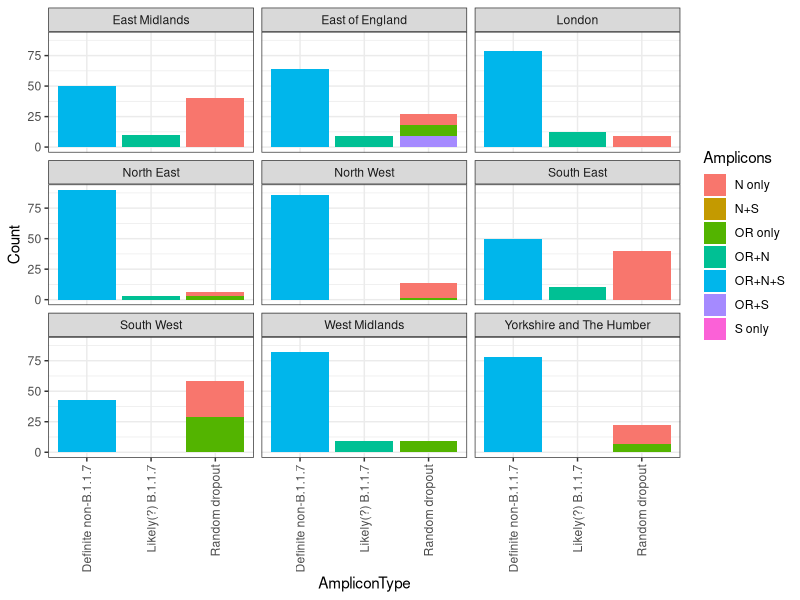
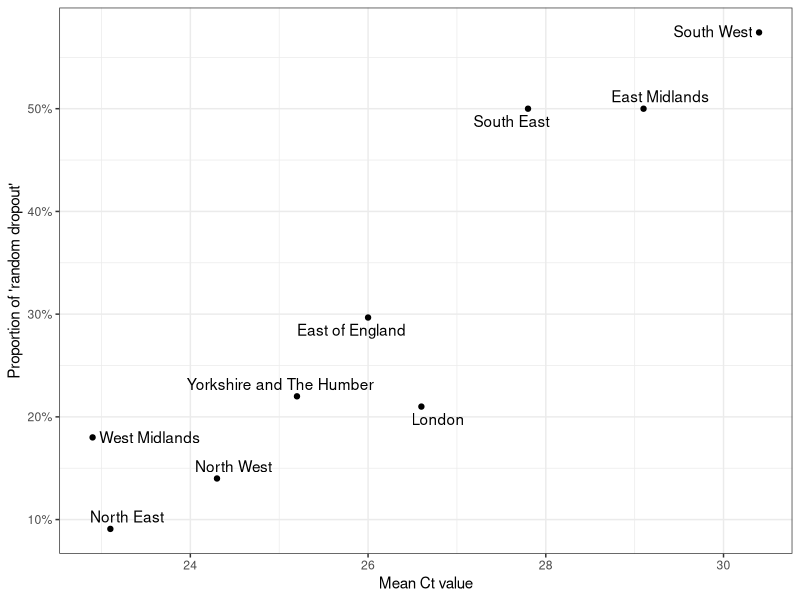
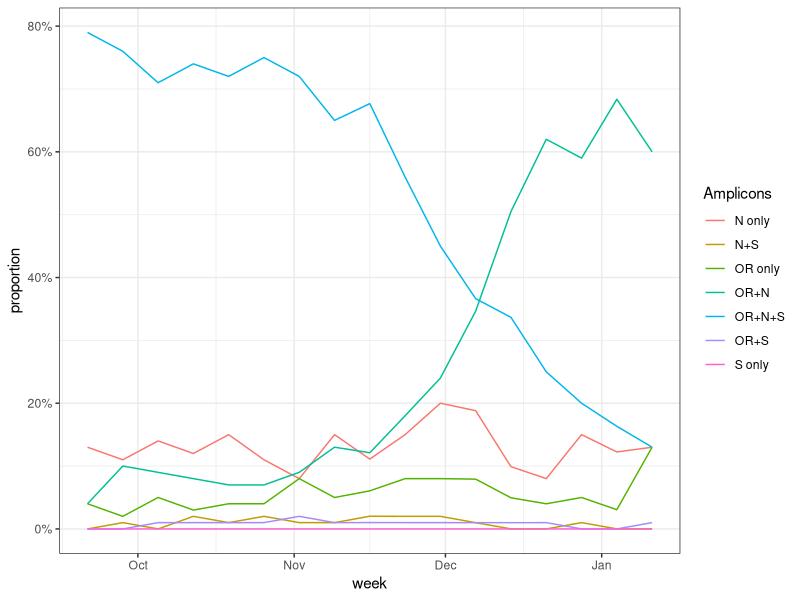
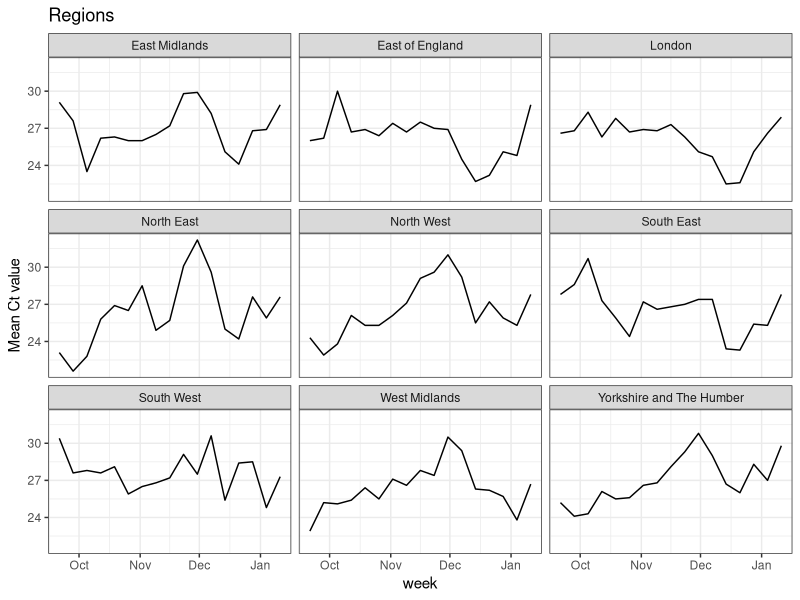
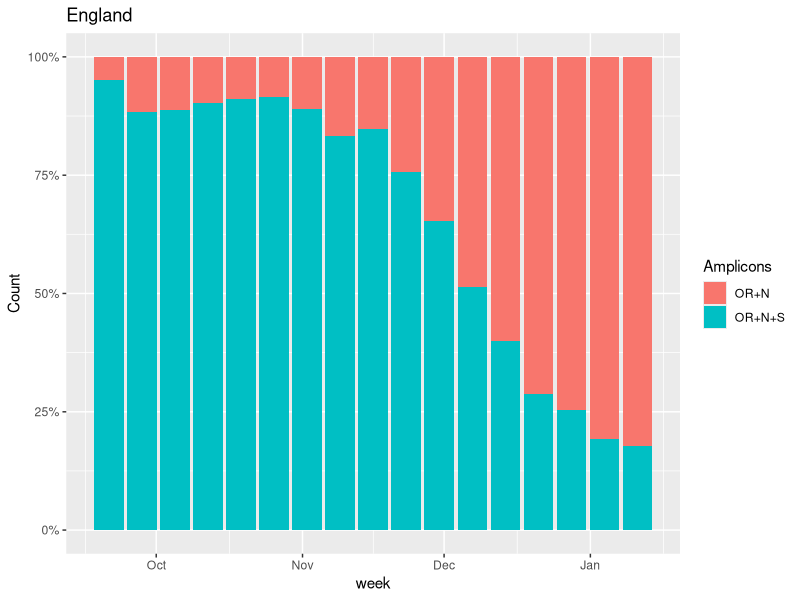
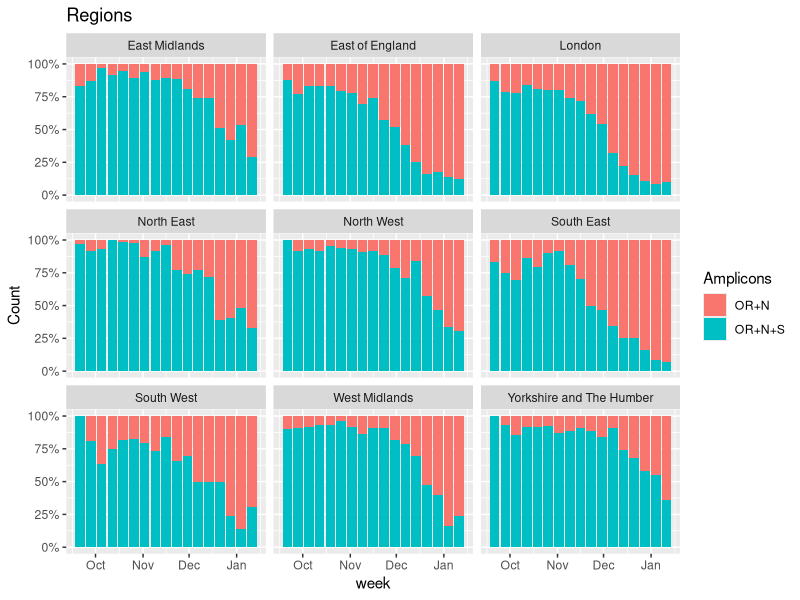
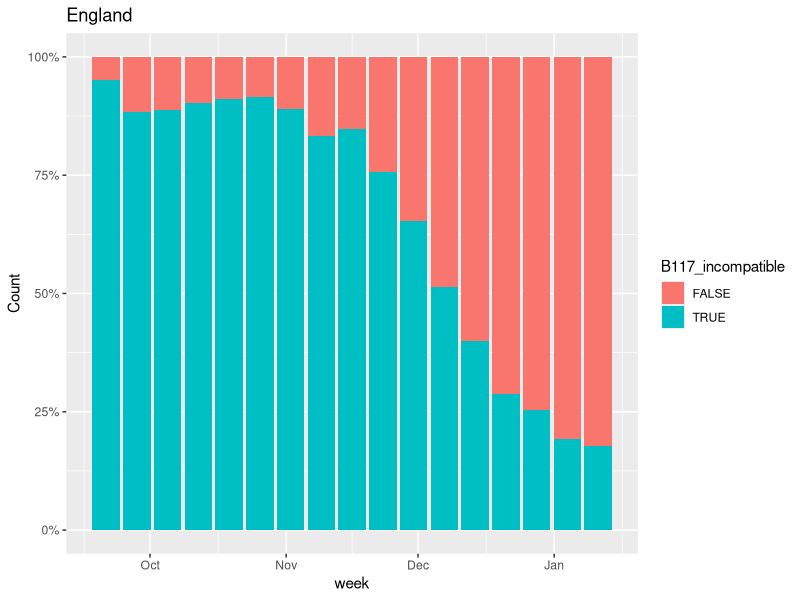
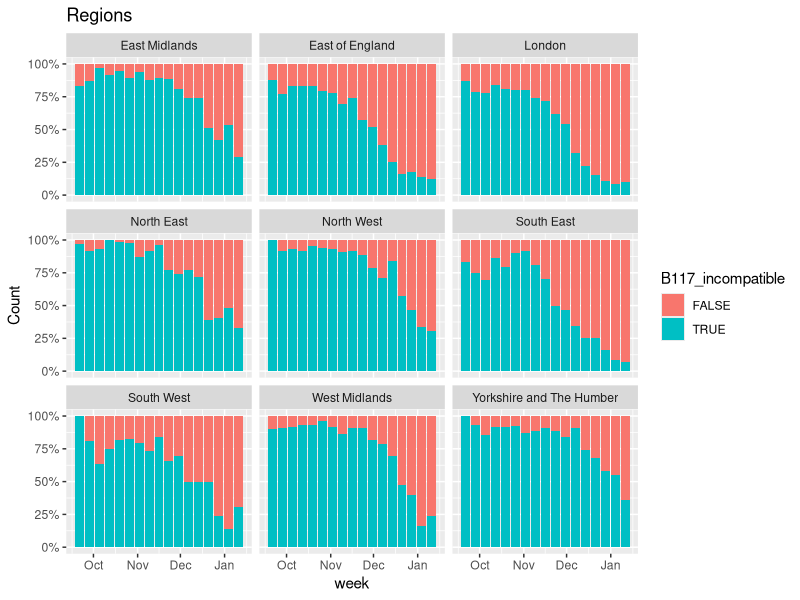

These charts were generated, in order, by the following R code:
## ---- chunk 1
library(ggrepel)
library(tidyverse)
library(lubridate)
data = read_csv("ons_ct.csv") %>% mutate(week=dmy(`Week started`)) %>% select(`N only`, `OR only`, `S only`, `OR+N` ,`OR+S`, `N+S`, `OR+N+S`,`Region`,`RegionType`,week) %>% pivot_longer(c(-week,-Region,-RegionType),names_to="Amplicons",values_to="Count")



data_ct = read_csv("ons_ct.csv") %>% mutate(week=dmy(`Week started`)) %>% select(`week`,`Region`,`RegionType`,contains("Percentile"), `Mean`)


## ---- chunk 2
subset = data %>% filter(week=="2020-09-21") %>% filter(RegionType=="EnglandRegion") %>% mutate(AmpliconType = case_when(
 Amplicons %in% c("N only","N+S","OR only","OR+S","S only") ~ "Random dropout",
  Amplicons == "OR+N+S" ~ "Definite non-B.1.1.7",
  Amplicons == "OR+N" ~ "Likely(?) B.1.1.7"
))
                                                                                                
                                                                                                
ggplot(subset,aes(x=AmpliconType,y=Count,fill=Amplicons))+geom_bar(stat="identity")+facet_wrap(~Region)+theme_bw()+ theme(axis.text.x = element_text(angle = 90, vjust = 0.5, hjust=1))
## ---- chunk 3
# Exclude suspected B.1.1.7 from the data
subset = data %>% filter(week=="2020-09-21") %>% filter(RegionType=="EnglandRegion") %>% filter(Amplicons!="OR+S")

#Calculate the proportion with "no random dropout", then invert to get proportion of "random dropout"
subset =subset %>% group_by(Region) %>% mutate(proportion = Count/sum(Count)) %>% filter(Amplicons=="OR+N+S") %>% mutate(RandomDropout=1-proportion)

subset_cts = data_ct %>% filter(week=="2020-09-21") %>% filter(RegionType=="EnglandRegion")

both <- inner_join(subset,subset_cts) 

ggplot(both,aes(x=Mean,y=RandomDropout,label=Region))+geom_point()+labs(x="Mean Ct value",y="Proportion of 'random dropout'")+geom_text_repel()+theme_bw()+scale_y_continuous(labels=scales::percent)+labs("Relationship between Ct and levels of random dropout in September")
## ---- chunk 4
data = data %>% group_by(Region,week) %>% mutate(proportion = Count/sum(Count)) 

ggplot(data%>% filter(Region=="England"), aes(x=week,y=proportion,color=Amplicons))+geom_line()+theme_bw()+scale_y_continuous(labels=scales::percent)
## ---- chunk 5
ggplot(data_ct%>% filter(RegionType=="EnglandRegion"),aes(x=week, y=Mean))+geom_line() +labs(title="Regions")+facet_wrap(~Region)+theme_bw()+labs(y="Mean Ct value")

## ---- chunk 6
ggplot(data%>% filter(Region=="England",Amplicons %in% c("OR+N+S","OR+N")),aes(x=week, fill=Amplicons,y=Count))+geom_bar(stat="identity",position="fill")+scale_y_continuous(labels=scales::percent) +labs(title="England")

ggplot(data%>% filter(RegionType=="EnglandRegion",Amplicons %in% c("OR+N+S","OR+N")),aes(x=week, fill=Amplicons,y=Count))+geom_bar(stat="identity",position="fill")+scale_y_continuous(labels=scales::percent) +labs(title="Regions")+facet_wrap(~Region)


## ---- chunk 7
data = data %>% mutate(B117_incompatible = grepl('S',Amplicons))

ggplot(data%>% filter(Region=="England",Amplicons %in% c("OR+N+S","OR+N")),aes(x=week, fill=B117_incompatible,y=Count))+geom_bar(stat="identity",position="fill")+scale_y_continuous(labels=scales::percent) +labs(title="England")

ggplot(data%>% filter(RegionType=="EnglandRegion",Amplicons %in% c("OR+N+S","OR+N")),aes(x=week, fill=B117_incompatible,y=Count))+geom_bar(stat="identity",position="fill")+scale_y_continuous(labels=scales::percent) +labs(title="Regions")+facet_wrap(~Region)


